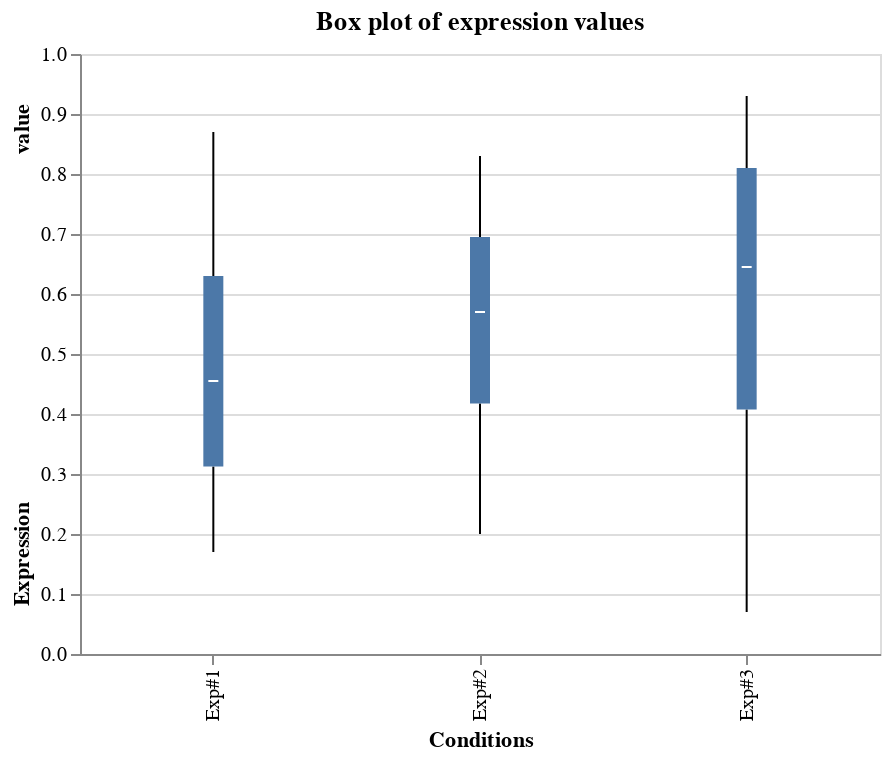

The notebook cell saved with this chart:
### Markdown cell above
## Box plot

### Code cell
model_expression.box()

### Figure 1 — Vega-Lite specification as saved in the notebook (floating-point values rounded to 4 significant figures)
{"$schema": "https://vega.github.io/schema/vega-lite/v2.4.3.json", "config": {"view": {"height": 300, "width": 400}}, "layer": [{"data": {"values": [{"value": 0.17, "variable": "Exp#1"}, {"value": 0.36, "variable": "Exp#1"}, {"value": 0.87, "variable": "Exp#1"}, {"value": 0.55, "variable": "Exp#1"}, {"value": 0.2, "variable": "Exp#2"}, {"value": 0.83, "variable": "Exp#2"}, {"value": 0.65, "variable": "Exp#2"}, {"value": 0.49, "variable": "Exp#2"}, {"value": 0.93, "variable": "Exp#3"}, {"value": 0.77, "variable": "Exp#3"}, {"value": 0.07, "variable": "Exp#3"}, {"value": 0.52, "variable": "Exp#3"}]}, "encoding": {"x": {"axis": {"title": "Conditions"}, "field": "variable", "type": "ordinal"}, "y": {"aggregate": "min", "axis": {"title": "Expression                                                          value"}, "field": "value", "type": "quantitative"}, "y2": {"aggregate": "q1", "field": "value", "type": "quantitative"}}, "height": 300, "mark": "rule", "title": "Box plot of expression values", "width": 400}, {"data": {"values": [{"value": 0.17, "variable": "Exp#1"}, {"value": 0.36, "variable": "Exp#1"}, {"value": 0.87, "variable": "Exp#1"}, {"value": 0.55, "variable": "Exp#1"}, {"value": 0.2, "variable": "Exp#2"}, {"value": 0.83, "variable": "Exp#2"}, {"value": 0.65, "variable": "Exp#2"}, {"value": 0.49, "variable": "Exp#2"}, {"value": 0.93, "variable": "Exp#3"}, {"value": 0.77, "variable": "Exp#3"}, {"value": 0.07, "variable": "Exp#3"}, {"value": 0.52, "variable": "Exp#3"}]}, "encoding": {"x": {"field": "variable", "type": "ordinal"}, "y": {"aggregate": "q1", "field": "value", "type": "quantitative"}, "y2": {"aggregate": "q3", "field": "value", "type": "quantitative"}}, "mark": {"size": 10, "type": "bar"}}, {"data": {"values": [{"value": 0.17, "variable": "Exp#1"}, {"value": 0.36, "variable": "Exp#1"}, {"value": 0.87, "variable": "Exp#1"}, {"value": 0.55, "variable": "Exp#1"}, {"value": 0.2, "variable": "Exp#2"}, {"value": 0.83, "variable": "Exp#2"}, {"value": 0.65, "variable": "Exp#2"}, {"value": 0.49, "variable": "Exp#2"}, {"value": 0.93, "variable": "Exp#3"}, {"value": 0.77, "variable": "Exp#3"}, {"value": 0.07, "variable": "Exp#3"}, {"value": 0.52, "variable": "Exp#3"}]}, "encoding": {"x": {"field": "variable", "type": "ordinal"}, "y": {"aggregate": "max", "field": "value", "type": "quantitative"}, "y2": {"aggregate": "q3", "field": "value", "type": "quantitative"}}, "mark": "rule"}, {"data": {"values": [{"value": 0.17, "variable": "Exp#1"}, {"value": 0.36, "variable": "Exp#1"}, {"value": 0.87, "variable": "Exp#1"}, {"value": 0.55, "variable": "Exp#1"}, {"value": 0.2, "variable": "Exp#2"}, {"value": 0.83, "variable": "Exp#2"}, {"value": 0.65, "variable": "Exp#2"}, {"value": 0.49, "variable": "Exp#2"}, {"value": 0.93, "variable": "Exp#3"}, {"value": 0.77, "variable": "Exp#3"}, {"value": 0.07, "variable": "Exp#3"}, {"value": 0.52, "variable": "Exp#3"}]}, "encoding": {"x": {"field": "variable", "type": "ordinal"}, "y": {"aggregate": "median", "field": "value", "type": "quantitative"}}, "mark": {"color": "white", "size": 5, "type": "tick"}}]}
